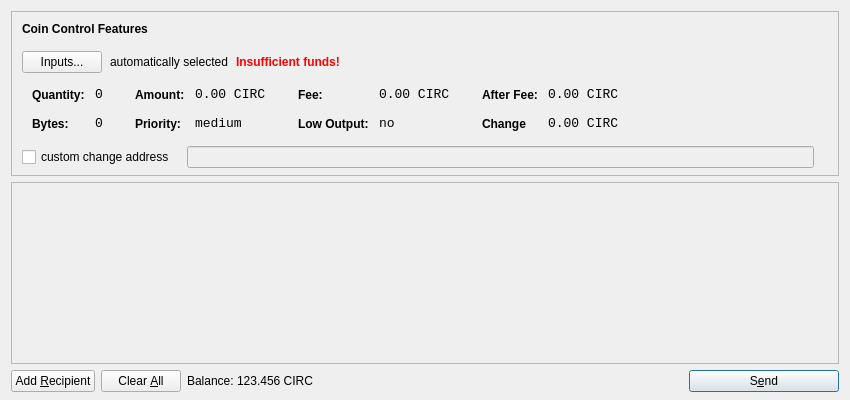
<?xml version="1.0" encoding="UTF-8"?>
<ui version="4.0">
 <class>SendCoinsDialog</class>
 <widget class="QDialog" name="SendCoinsDialog">
  <property name="geometry">
   <rect>
    <x>0</x>
    <y>0</y>
    <width>850</width>
    <height>400</height>
   </rect>
  </property>
  <property name="windowTitle">
   <string>Send Coins</string>
  </property>
  <layout class="QVBoxLayout" name="verticalLayout" stretch="0,1,0">
   <property name="bottomMargin">
    <number>8</number>
   </property>
   <item>
    <widget class="QFrame" name="frameCoinControl">
     <property name="sizePolicy">
      <sizepolicy hsizetype="Expanding" vsizetype="Expanding">
       <horstretch>0</horstretch>
       <verstretch>0</verstretch>
      </sizepolicy>
     </property>
     <property name="maximumSize">
      <size>
       <width>16777215</width>
       <height>16777215</height>
      </size>
     </property>
     <property name="frameShape">
      <enum>QFrame::StyledPanel</enum>
     </property>
     <property name="frameShadow">
      <enum>QFrame::Sunken</enum>
     </property>
     <layout class="QVBoxLayout" name="verticalLayoutCoinControl2">
      <property name="spacing">
       <number>6</number>
      </property>
      <property name="leftMargin">
       <number>0</number>
      </property>
      <property name="topMargin">
       <number>0</number>
      </property>
      <property name="rightMargin">
       <number>0</number>
      </property>
      <property name="bottomMargin">
       <number>6</number>
      </property>
      <item>
       <layout class="QVBoxLayout" name="verticalLayoutCoinControl" stretch="0,0,0,0,1">
        <property name="spacing">
         <number>0</number>
        </property>
        <property name="leftMargin">
         <number>10</number>
        </property>
        <property name="topMargin">
         <number>10</number>
        </property>
        <item>
         <layout class="QHBoxLayout" name="horizontalLayoutCoinControl1">
          <property name="bottomMargin">
           <number>15</number>
          </property>
          <item>
           <widget class="QLabel" name="labelCoinControlFeatures">
            <property name="sizePolicy">
             <sizepolicy hsizetype="Preferred" vsizetype="Maximum">
              <horstretch>0</horstretch>
              <verstretch>0</verstretch>
             </sizepolicy>
            </property>
            <property name="font">
             <font>
              <weight>75</weight>
              <bold>true</bold>
             </font>
            </property>
            <property name="styleSheet">
             <string notr="true">font-weight:bold;</string>
            </property>
            <property name="text">
             <string>Coin Control Features</string>
            </property>
           </widget>
          </item>
         </layout>
        </item>
        <item>
         <layout class="QHBoxLayout" name="horizontalLayoutCoinControl2" stretch="0,0,0,0">
          <property name="spacing">
           <number>8</number>
          </property>
          <property name="bottomMargin">
           <number>10</number>
          </property>
          <item>
           <widget class="QPushButton" name="pushButtonCoinControl">
            <property name="styleSheet">
             <string notr="true"/>
            </property>
            <property name="text">
             <string>Inputs...</string>
            </property>
           </widget>
          </item>
          <item>
           <widget class="QLabel" name="labelCoinControlAutomaticallySelected">
            <property name="text">
             <string>automatically selected</string>
            </property>
            <property name="margin">
             <number>5</number>
            </property>
           </widget>
          </item>
          <item>
           <widget class="QLabel" name="labelCoinControlInsuffFunds">
            <property name="font">
             <font>
              <weight>75</weight>
              <bold>true</bold>
             </font>
            </property>
            <property name="styleSheet">
             <string notr="true">color:red;font-weight:bold;</string>
            </property>
            <property name="text">
             <string>Insufficient funds!</string>
            </property>
            <property name="margin">
             <number>5</number>
            </property>
           </widget>
          </item>
          <item>
           <spacer name="horizontalSpacerCoinControl">
            <property name="orientation">
             <enum>Qt::Horizontal</enum>
            </property>
            <property name="sizeHint" stdset="0">
             <size>
              <width>40</width>
              <height>1</height>
             </size>
            </property>
           </spacer>
          </item>
         </layout>
        </item>
        <item>
         <widget class="QWidget" name="widgetCoinControl" native="true">
          <property name="sizePolicy">
           <sizepolicy hsizetype="Preferred" vsizetype="Preferred">
            <horstretch>0</horstretch>
            <verstretch>0</verstretch>
           </sizepolicy>
          </property>
          <property name="minimumSize">
           <size>
            <width>0</width>
            <height>0</height>
           </size>
          </property>
          <property name="styleSheet">
           <string notr="true"/>
          </property>
          <layout class="QHBoxLayout" name="horizontalLayoutCoinControl5">
           <property name="leftMargin">
            <number>0</number>
           </property>
           <property name="topMargin">
            <number>0</number>
           </property>
           <property name="rightMargin">
            <number>0</number>
           </property>
           <property name="bottomMargin">
            <number>0</number>
           </property>
           <item>
            <layout class="QHBoxLayout" name="horizontalLayoutCoinControl3" stretch="0,0,0,1">
             <property name="spacing">
              <number>20</number>
             </property>
             <property name="topMargin">
              <number>0</number>
             </property>
             <property name="bottomMargin">
              <number>10</number>
             </property>
             <item>
              <layout class="QFormLayout" name="formLayoutCoinControl1">
               <property name="horizontalSpacing">
                <number>10</number>
               </property>
               <property name="verticalSpacing">
                <number>14</number>
               </property>
               <property name="leftMargin">
                <number>10</number>
               </property>
               <property name="topMargin">
                <number>4</number>
               </property>
               <property name="rightMargin">
                <number>6</number>
               </property>
               <item row="0" column="0">
                <widget class="QLabel" name="labelCoinControlQuantityText">
                 <property name="styleSheet">
                  <string notr="true">font-weight:bold;</string>
                 </property>
                 <property name="text">
                  <string>Quantity:</string>
                 </property>
                 <property name="margin">
                  <number>0</number>
                 </property>
                </widget>
               </item>
               <item row="0" column="1">
                <widget class="QLabel" name="labelCoinControlQuantity">
                 <property name="font">
                  <font>
                   <family>Monospace</family>
                   <pointsize>10</pointsize>
                  </font>
                 </property>
                 <property name="cursor">
                  <cursorShape>IBeamCursor</cursorShape>
                 </property>
                 <property name="contextMenuPolicy">
                  <enum>Qt::ActionsContextMenu</enum>
                 </property>
                 <property name="text">
                  <string>0</string>
                 </property>
                 <property name="margin">
                  <number>0</number>
                 </property>
                 <property name="textInteractionFlags">
                  <set>Qt::LinksAccessibleByMouse|Qt::TextSelectableByKeyboard|Qt::TextSelectableByMouse</set>
                 </property>
                </widget>
               </item>
               <item row="1" column="0">
                <widget class="QLabel" name="labelCoinControlBytesText">
                 <property name="styleSheet">
                  <string notr="true">font-weight:bold;</string>
                 </property>
                 <property name="text">
                  <string>Bytes:</string>
                 </property>
                </widget>
               </item>
               <item row="1" column="1">
                <widget class="QLabel" name="labelCoinControlBytes">
                 <property name="font">
                  <font>
                   <family>Monospace</family>
                   <pointsize>10</pointsize>
                  </font>
                 </property>
                 <property name="cursor">
                  <cursorShape>IBeamCursor</cursorShape>
                 </property>
                 <property name="contextMenuPolicy">
                  <enum>Qt::ActionsContextMenu</enum>
                 </property>
                 <property name="text">
                  <string>0</string>
                 </property>
                 <property name="textInteractionFlags">
                  <set>Qt::LinksAccessibleByMouse|Qt::TextSelectableByKeyboard|Qt::TextSelectableByMouse</set>
                 </property>
                </widget>
               </item>
              </layout>
             </item>
             <item>
              <layout class="QFormLayout" name="formLayoutCoinControl2">
               <property name="horizontalSpacing">
                <number>10</number>
               </property>
               <property name="verticalSpacing">
                <number>14</number>
               </property>
               <property name="leftMargin">
                <number>6</number>
               </property>
               <property name="topMargin">
                <number>4</number>
               </property>
               <property name="rightMargin">
                <number>6</number>
               </property>
               <item row="0" column="0">
                <widget class="QLabel" name="labelCoinControlAmountText">
                 <property name="styleSheet">
                  <string notr="true">font-weight:bold;</string>
                 </property>
                 <property name="text">
                  <string>Amount:</string>
                 </property>
                 <property name="margin">
                  <number>0</number>
                 </property>
                </widget>
               </item>
               <item row="0" column="1">
                <widget class="QLabel" name="labelCoinControlAmount">
                 <property name="font">
                  <font>
                   <family>Monospace</family>
                   <pointsize>10</pointsize>
                  </font>
                 </property>
                 <property name="cursor">
                  <cursorShape>IBeamCursor</cursorShape>
                 </property>
                 <property name="contextMenuPolicy">
                  <enum>Qt::ActionsContextMenu</enum>
                 </property>
                 <property name="text">
                  <string>0.00 CIRC</string>
                 </property>
                 <property name="textInteractionFlags">
                  <set>Qt::LinksAccessibleByMouse|Qt::TextSelectableByKeyboard|Qt::TextSelectableByMouse</set>
                 </property>
                </widget>
               </item>
               <item row="1" column="0">
                <widget class="QLabel" name="labelCoinControlPriorityText">
                 <property name="styleSheet">
                  <string notr="true">font-weight:bold;</string>
                 </property>
                 <property name="text">
                  <string>Priority:</string>
                 </property>
                </widget>
               </item>
               <item row="1" column="1">
                <widget class="QLabel" name="labelCoinControlPriority">
                 <property name="font">
                  <font>
                   <family>Monospace</family>
                   <pointsize>10</pointsize>
                  </font>
                 </property>
                 <property name="cursor">
                  <cursorShape>IBeamCursor</cursorShape>
                 </property>
                 <property name="contextMenuPolicy">
                  <enum>Qt::ActionsContextMenu</enum>
                 </property>
                 <property name="text">
                  <string>medium</string>
                 </property>
                 <property name="textInteractionFlags">
                  <set>Qt::LinksAccessibleByMouse|Qt::TextSelectableByKeyboard|Qt::TextSelectableByMouse</set>
                 </property>
                </widget>
               </item>
              </layout>
             </item>
             <item>
              <layout class="QFormLayout" name="formLayoutCoinControl3">
               <property name="horizontalSpacing">
                <number>10</number>
               </property>
               <property name="verticalSpacing">
                <number>14</number>
               </property>
               <property name="leftMargin">
                <number>6</number>
               </property>
               <property name="topMargin">
                <number>4</number>
               </property>
               <property name="rightMargin">
                <number>6</number>
               </property>
               <item row="0" column="0">
                <widget class="QLabel" name="labelCoinControlFeeText">
                 <property name="styleSheet">
                  <string notr="true">font-weight:bold;</string>
                 </property>
                 <property name="text">
                  <string>Fee:</string>
                 </property>
                 <property name="margin">
                  <number>0</number>
                 </property>
                </widget>
               </item>
               <item row="0" column="1">
                <widget class="QLabel" name="labelCoinControlFee">
                 <property name="font">
                  <font>
                   <family>Monospace</family>
                   <pointsize>10</pointsize>
                  </font>
                 </property>
                 <property name="cursor">
                  <cursorShape>IBeamCursor</cursorShape>
                 </property>
                 <property name="contextMenuPolicy">
                  <enum>Qt::ActionsContextMenu</enum>
                 </property>
                 <property name="text">
                  <string>0.00 CIRC</string>
                 </property>
                 <property name="textInteractionFlags">
                  <set>Qt::LinksAccessibleByMouse|Qt::TextSelectableByKeyboard|Qt::TextSelectableByMouse</set>
                 </property>
                </widget>
               </item>
               <item row="1" column="0">
                <widget class="QLabel" name="labelCoinControlLowOutputText">
                 <property name="styleSheet">
                  <string notr="true">font-weight:bold;</string>
                 </property>
                 <property name="text">
                  <string>Low Output:</string>
                 </property>
                </widget>
               </item>
               <item row="1" column="1">
                <widget class="QLabel" name="labelCoinControlLowOutput">
                 <property name="font">
                  <font>
                   <family>Monospace</family>
                   <pointsize>10</pointsize>
                  </font>
                 </property>
                 <property name="cursor">
                  <cursorShape>IBeamCursor</cursorShape>
                 </property>
                 <property name="contextMenuPolicy">
                  <enum>Qt::ActionsContextMenu</enum>
                 </property>
                 <property name="text">
                  <string>no</string>
                 </property>
                 <property name="textInteractionFlags">
                  <set>Qt::LinksAccessibleByMouse|Qt::TextSelectableByKeyboard|Qt::TextSelectableByMouse</set>
                 </property>
                </widget>
               </item>
              </layout>
             </item>
             <item>
              <layout class="QFormLayout" name="formLayoutCoinControl4">
               <property name="horizontalSpacing">
                <number>10</number>
               </property>
               <property name="verticalSpacing">
                <number>14</number>
               </property>
               <property name="leftMargin">
                <number>6</number>
               </property>
               <property name="topMargin">
                <number>4</number>
               </property>
               <property name="rightMargin">
                <number>6</number>
               </property>
               <item row="0" column="0">
                <widget class="QLabel" name="labelCoinControlAfterFeeText">
                 <property name="styleSheet">
                  <string notr="true">font-weight:bold;</string>
                 </property>
                 <property name="text">
                  <string>After Fee:</string>
                 </property>
                 <property name="margin">
                  <number>0</number>
                 </property>
                </widget>
               </item>
               <item row="0" column="1">
                <widget class="QLabel" name="labelCoinControlAfterFee">
                 <property name="font">
                  <font>
                   <family>Monospace</family>
                   <pointsize>10</pointsize>
                  </font>
                 </property>
                 <property name="cursor">
                  <cursorShape>IBeamCursor</cursorShape>
                 </property>
                 <property name="contextMenuPolicy">
                  <enum>Qt::ActionsContextMenu</enum>
                 </property>
                 <property name="text">
                  <string>0.00 CIRC</string>
                 </property>
                 <property name="textInteractionFlags">
                  <set>Qt::LinksAccessibleByMouse|Qt::TextSelectableByKeyboard|Qt::TextSelectableByMouse</set>
                 </property>
                </widget>
               </item>
               <item row="1" column="0">
                <widget class="QLabel" name="labelCoinControlChangeText">
                 <property name="styleSheet">
                  <string notr="true">font-weight:bold;</string>
                 </property>
                 <property name="text">
                  <string>Change</string>
                 </property>
                </widget>
               </item>
               <item row="1" column="1">
                <widget class="QLabel" name="labelCoinControlChange">
                 <property name="font">
                  <font>
                   <family>Monospace</family>
                   <pointsize>10</pointsize>
                  </font>
                 </property>
                 <property name="cursor">
                  <cursorShape>IBeamCursor</cursorShape>
                 </property>
                 <property name="contextMenuPolicy">
                  <enum>Qt::ActionsContextMenu</enum>
                 </property>
                 <property name="text">
                  <string>0.00 CIRC</string>
                 </property>
                 <property name="textInteractionFlags">
                  <set>Qt::LinksAccessibleByMouse|Qt::TextSelectableByKeyboard|Qt::TextSelectableByMouse</set>
                 </property>
                </widget>
               </item>
              </layout>
             </item>
            </layout>
           </item>
          </layout>
         </widget>
        </item>
        <item>
         <layout class="QHBoxLayout" name="horizontalLayoutCoinControl4" stretch="0,0,0">
          <property name="spacing">
           <number>12</number>
          </property>
          <property name="sizeConstraint">
           <enum>QLayout::SetDefaultConstraint</enum>
          </property>
          <property name="topMargin">
           <number>5</number>
          </property>
          <property name="rightMargin">
           <number>5</number>
          </property>
          <item>
           <widget class="QCheckBox" name="checkBoxCoinControlChange">
            <property name="text">
             <string>custom change address</string>
            </property>
           </widget>
          </item>
          <item>
           <widget class="QLineEdit" name="lineEditCoinControlChange">
            <property name="enabled">
             <bool>false</bool>
            </property>
            <property name="sizePolicy">
             <sizepolicy hsizetype="Expanding" vsizetype="Fixed">
              <horstretch>0</horstretch>
              <verstretch>0</verstretch>
             </sizepolicy>
            </property>
           </widget>
          </item>
          <item>
           <widget class="QLabel" name="labelCoinControlChangeLabel">
            <property name="sizePolicy">
             <sizepolicy hsizetype="Preferred" vsizetype="Expanding">
              <horstretch>0</horstretch>
              <verstretch>0</verstretch>
             </sizepolicy>
            </property>
            <property name="minimumSize">
             <size>
              <width>0</width>
              <height>0</height>
             </size>
            </property>
            <property name="text">
             <string/>
            </property>
            <property name="margin">
             <number>3</number>
            </property>
           </widget>
          </item>
         </layout>
        </item>
        <item>
         <spacer name="verticalSpacerCoinControl">
          <property name="orientation">
           <enum>Qt::Vertical</enum>
          </property>
          <property name="sizeHint" stdset="0">
           <size>
            <width>800</width>
            <height>1</height>
           </size>
          </property>
         </spacer>
        </item>
       </layout>
      </item>
     </layout>
    </widget>
   </item>
   <item>
    <widget class="QScrollArea" name="scrollArea">
     <property name="widgetResizable">
      <bool>true</bool>
     </property>
     <widget class="QWidget" name="scrollAreaWidgetContents">
      <property name="geometry">
       <rect>
        <x>0</x>
        <y>0</y>
        <width>830</width>
        <height>172</height>
       </rect>
      </property>
      <layout class="QVBoxLayout" name="verticalLayout_2">
       <property name="leftMargin">
        <number>0</number>
       </property>
       <property name="topMargin">
        <number>0</number>
       </property>
       <property name="rightMargin">
        <number>0</number>
       </property>
       <property name="bottomMargin">
        <number>0</number>
       </property>
       <item>
        <layout class="QVBoxLayout" name="entries">
         <property name="spacing">
          <number>6</number>
         </property>
        </layout>
       </item>
       <item>
        <spacer name="verticalSpacer">
         <property name="orientation">
          <enum>Qt::Vertical</enum>
         </property>
         <property name="sizeHint" stdset="0">
          <size>
           <width>20</width>
           <height>40</height>
          </size>
         </property>
        </spacer>
       </item>
      </layout>
     </widget>
    </widget>
   </item>
   <item>
    <layout class="QHBoxLayout" name="horizontalLayout">
     <item>
      <widget class="QPushButton" name="addButton">
       <property name="toolTip">
        <string>Send to multiple recipients at once</string>
       </property>
       <property name="text">
        <string>Add &amp;Recipient</string>
       </property>
       <property name="autoDefault">
        <bool>false</bool>
       </property>
      </widget>
     </item>
     <item>
      <widget class="QPushButton" name="clearButton">
       <property name="sizePolicy">
        <sizepolicy hsizetype="Minimum" vsizetype="Fixed">
         <horstretch>0</horstretch>
         <verstretch>0</verstretch>
        </sizepolicy>
       </property>
       <property name="toolTip">
        <string>Remove all transaction fields</string>
       </property>
       <property name="text">
        <string>Clear &amp;All</string>
       </property>
       <property name="autoRepeatDelay">
        <number>300</number>
       </property>
       <property name="autoDefault">
        <bool>false</bool>
       </property>
      </widget>
     </item>
     <item>
      <layout class="QHBoxLayout" name="horizontalLayout_2">
       <property name="spacing">
        <number>3</number>
       </property>
       <item>
        <widget class="QLabel" name="label">
         <property name="sizePolicy">
          <sizepolicy hsizetype="Preferred" vsizetype="Fixed">
           <horstretch>0</horstretch>
           <verstretch>0</verstretch>
          </sizepolicy>
         </property>
         <property name="text">
          <string>Balance:</string>
         </property>
        </widget>
       </item>
       <item>
        <widget class="QLabel" name="labelBalance">
         <property name="sizePolicy">
          <sizepolicy hsizetype="Preferred" vsizetype="Fixed">
           <horstretch>0</horstretch>
           <verstretch>0</verstretch>
          </sizepolicy>
         </property>
         <property name="cursor">
          <cursorShape>IBeamCursor</cursorShape>
         </property>
         <property name="text">
          <string>123.456 CIRC</string>
         </property>
         <property name="textInteractionFlags">
          <set>Qt::LinksAccessibleByMouse|Qt::TextSelectableByKeyboard|Qt::TextSelectableByMouse</set>
         </property>
        </widget>
       </item>
      </layout>
     </item>
     <item>
      <spacer name="horizontalSpacer">
       <property name="orientation">
        <enum>Qt::Horizontal</enum>
       </property>
       <property name="sizeHint" stdset="0">
        <size>
         <width>40</width>
         <height>20</height>
        </size>
       </property>
      </spacer>
     </item>
     <item>
      <widget class="QPushButton" name="sendButton">
       <property name="minimumSize">
        <size>
         <width>150</width>
         <height>0</height>
        </size>
       </property>
       <property name="toolTip">
        <string>Confirm the send action</string>
       </property>
       <property name="text">
        <string>S&amp;end</string>
       </property>
       <property name="icon">
        <iconset resource="../bitcoin.qrc">
         <normaloff>:/icons/send</normaloff>:/icons/send</iconset>
       </property>
       <property name="default">
        <bool>true</bool>
       </property>
      </widget>
     </item>
    </layout>
   </item>
  </layout>
 </widget>
 <resources>
  <include location="../bitcoin.qrc"/>
 </resources>
 <connections/>
</ui>
